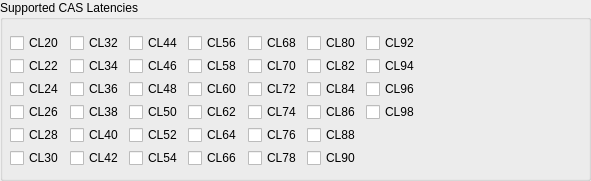
         <widget class="QGroupBox" name="groupBoxCAS_XMPU1">
          <property name="geometry">
           <rect>
            <x>10</x>
            <y>370</y>
            <width>591</width>
            <height>181</height>
           </rect>
          </property>
          <property name="title">
           <string>Supported CAS Latencies</string>
          </property>
          <widget class="QWidget" name="gridLayoutWidget_24">
           <property name="geometry">
            <rect>
             <x>10</x>
             <y>30</y>
             <width>409</width>
             <height>141</height>
            </rect>
           </property>
           <layout class="QGridLayout" name="gridLayoutCAS_XMPU1">
            <property name="horizontalSpacing">
             <number>6</number>
            </property>
            <property name="verticalSpacing">
             <number>0</number>
            </property>
            <item row="0" column="2">
             <widget class="QCheckBox" name="cbCL44_XMPU1">
              <property name="text">
               <string>CL44</string>
              </property>
             </widget>
            </item>
            <item row="3" column="1">
             <widget class="QCheckBox" name="cbCL38_XMPU1">
              <property name="text">
               <string>CL38</string>
              </property>
             </widget>
            </item>
            <item row="2" column="0">
             <widget class="QCheckBox" name="cbCL24_XMPU1">
              <property name="text">
               <string>CL24</string>
              </property>
             </widget>
            </item>
            <item row="0" column="4">
             <widget class="QCheckBox" name="cbCL68_XMPU1">
              <property name="text">
               <string>CL68</string>
              </property>
             </widget>
            </item>
            <item row="0" column="5">
             <widget class="QCheckBox" name="cbCL80_XMPU1">
              <property name="text">
               <string>CL80</string>
              </property>
             </widget>
            </item>
            <item row="0" column="0">
             <widget class="QCheckBox" name="cbCL20_XMPU1">
              <property name="text">
               <string>CL20</string>
              </property>
             </widget>
            </item>
            <item row="0" column="3">
             <widget class="QCheckBox" name="cbCL56_XMPU1">
              <property name="text">
               <string>CL56</string>
              </property>
             </widget>
            </item>
            <item row="3" column="0">
             <widget class="QCheckBox" name="cbCL26_XMPU1">
              <property name="text">
               <string>CL26</string>
              </property>
             </widget>
            </item>
            <item row="1" column="1">
             <widget class="QCheckBox" name="cbCL34_XMPU1">
              <property name="text">
               <string>CL34</string>
              </property>
             </widget>
            </item>
            <item row="5" column="1">
             <widget class="QCheckBox" name="cbCL42_XMPU1">
              <property name="text">
               <string>CL42</string>
              </property>
             </widget>
            </item>
            <item row="1" column="0">
             <widget class="QCheckBox" name="cbCL22_XMPU1">
              <property name="text">
               <string>CL22</string>
              </property>
             </widget>
            </item>
            <item row="2" column="1">
             <widget class="QCheckBox" name="cbCL36_XMPU1">
              <property name="text">
               <string>CL36</string>
              </property>
             </widget>
            </item>
            <item row="4" column="0">
             <widget class="QCheckBox" name="cbCL28_XMPU1">
              <property name="text">
               <string>CL28</string>
              </property>
             </widget>
            </item>
            <item row="5" column="0">
             <widget class="QCheckBox" name="cbCL30_XMPU1">
              <property name="text">
               <string>CL30</string>
              </property>
             </widget>
            </item>
            <item row="4" column="1">
             <widget class="QCheckBox" name="cbCL40_XMPU1">
              <property name="text">
               <string>CL40</string>
              </property>
             </widget>
            </item>
            <item row="0" column="1">
             <widget class="QCheckBox" name="cbCL32_XMPU1">
              <property name="text">
               <string>CL32</string>
              </property>
             </widget>
            </item>
            <item row="0" column="6">
             <widget class="QCheckBox" name="cbCL92_XMPU1">
              <property name="text">
               <string>CL92</string>
              </property>
             </widget>
            </item>
            <item row="1" column="6">
             <widget class="QCheckBox" name="cbCL94_XMPU1">
              <property name="text">
               <string>CL94</string>
              </property>
             </widget>
            </item>
            <item row="2" column="6">
             <widget class="QCheckBox" name="cbCL96_XMPU1">
              <property name="text">
               <string>CL96</string>
              </property>
             </widget>
            </item>
            <item row="3" column="6">
             <widget class="QCheckBox" name="cbCL98_XMPU1">
              <property name="text">
               <string>CL98</string>
              </property>
             </widget>
            </item>
            <item row="1" column="2">
             <widget class="QCheckBox" name="cbCL46_XMPU1">
              <property name="text">
               <string>CL46</string>
              </property>
             </widget>
            </item>
            <item row="2" column="2">
             <widget class="QCheckBox" name="cbCL48_XMPU1">
              <property name="text">
               <string>CL48</string>
              </property>
             </widget>
            </item>
            <item row="3" column="2">
             <widget class="QCheckBox" name="cbCL50_XMPU1">
              <property name="text">
               <string>CL50</string>
              </property>
             </widget>
            </item>
            <item row="5" column="2">
             <widget class="QCheckBox" name="cbCL54_XMPU1">
              <property name="text">
               <string>CL54</string>
              </property>
             </widget>
            </item>
            <item row="5" column="3">
             <widget class="QCheckBox" name="cbCL66_XMPU1">
              <property name="text">
               <string>CL66</string>
              </property>
             </widget>
            </item>
            <item row="5" column="4">
             <widget class="QCheckBox" name="cbCL78_XMPU1">
              <property name="text">
               <string>CL78</string>
              </property>
             </widget>
            </item>
            <item row="5" column="5">
             <widget class="QCheckBox" name="cbCL90_XMPU1">
              <property name="text">
               <string>CL90</string>
              </property>
             </widget>
            </item>
            <item row="4" column="5">
             <widget class="QCheckBox" name="cbCL88_XMPU1">
              <property name="text">
               <string>CL88</string>
              </property>
             </widget>
            </item>
            <item row="3" column="5">
             <widget class="QCheckBox" name="cbCL86_XMPU1">
              <property name="text">
               <string>CL86</string>
              </property>
             </widget>
            </item>
            <item row="2" column="5">
             <widget class="QCheckBox" name="cbCL84_XMPU1">
              <property name="text">
               <string>CL84</string>
              </property>
             </widget>
            </item>
            <item row="1" column="5">
             <widget class="QCheckBox" name="cbCL82_XMPU1">
              <property name="text">
               <string>CL82</string>
              </property>
             </widget>
            </item>
            <item row="1" column="4">
             <widget class="QCheckBox" name="cbCL70_XMPU1">
              <property name="text">
               <string>CL70</string>
              </property>
             </widget>
            </item>
            <item row="1" column="3">
             <widget class="QCheckBox" name="cbCL58_XMPU1">
              <property name="text">
               <string>CL58</string>
              </property>
             </widget>
            </item>
            <item row="4" column="2">
             <widget class="QCheckBox" name="cbCL52_XMPU1">
              <property name="text">
               <string>CL52</string>
              </property>
             </widget>
            </item>
            <item row="2" column="3">
             <widget class="QCheckBox" name="cbCL60_XMPU1">
              <property name="text">
               <string>CL60</string>
              </property>
             </widget>
            </item>
            <item row="2" column="4">
             <widget class="QCheckBox" name="cbCL72_XMPU1">
              <property name="text">
               <string>CL72</string>
              </property>
             </widget>
            </item>
            <item row="3" column="3">
             <widget class="QCheckBox" name="cbCL62_XMPU1">
              <property name="text">
               <string>CL62</string>
              </property>
             </widget>
            </item>
            <item row="4" column="3">
             <widget class="QCheckBox" name="cbCL64_XMPU1">
              <property name="text">
               <string>CL64</string>
              </property>
             </widget>
            </item>
            <item row="3" column="4">
             <widget class="QCheckBox" name="cbCL74_XMPU1">
              <property name="text">
               <string>CL74</string>
              </property>
             </widget>
            </item>
            <item row="4" column="4">
             <widget class="QCheckBox" name="cbCL76_XMPU1">
              <property name="text">
               <string>CL76</string>
              </property>
             </widget>
            </item>
           </layout>
          </widget>
         </widget>
